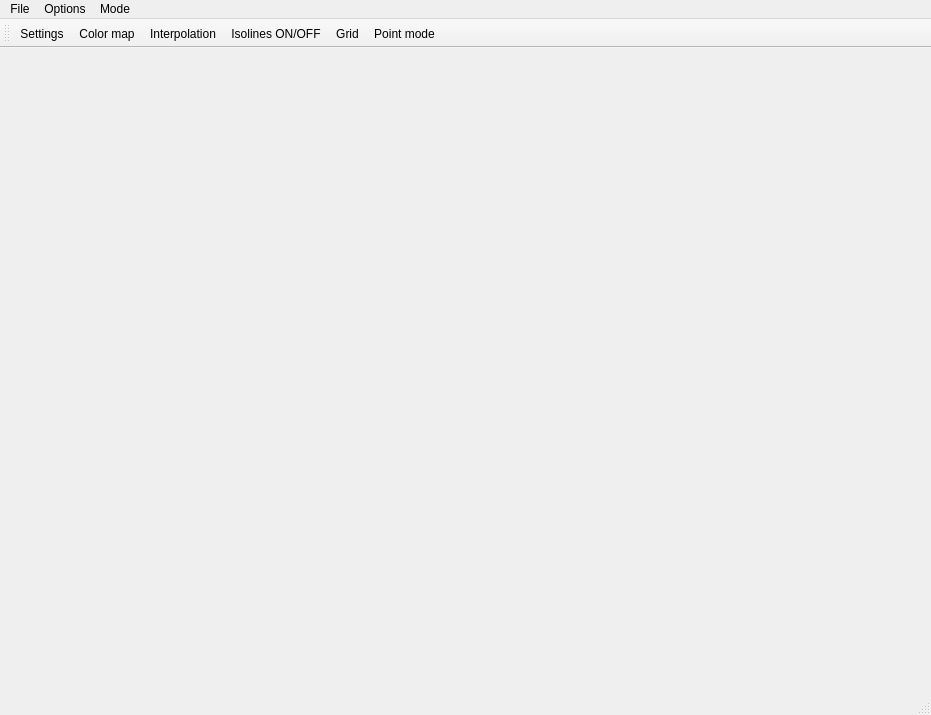
<?xml version="1.0" encoding="UTF-8"?>
<ui version="4.0">
 <class>MainWindow</class>
 <widget class="QMainWindow" name="MainWindow">
  <property name="geometry">
   <rect>
    <x>0</x>
    <y>0</y>
    <width>931</width>
    <height>715</height>
   </rect>
  </property>
  <property name="windowTitle">
   <string>MainWindow</string>
  </property>
  <widget class="QWidget" name="centralWidget">
   <widget class="QWidget" name="verticalLayoutWidget">
    <property name="geometry">
     <rect>
      <x>0</x>
      <y>0</y>
      <width>861</width>
      <height>571</height>
     </rect>
    </property>
    <layout class="QVBoxLayout" name="verticalLayout">
     <item>
      <widget class="legend" name="legendWidget" native="true">
       <property name="enabled">
        <bool>true</bool>
       </property>
       <property name="sizePolicy">
        <sizepolicy hsizetype="Preferred" vsizetype="Maximum">
         <horstretch>0</horstretch>
         <verstretch>0</verstretch>
        </sizepolicy>
       </property>
       <property name="minimumSize">
        <size>
         <width>0</width>
         <height>100</height>
        </size>
       </property>
      </widget>
     </item>
     <item>
      <spacer name="verticalSpacer">
       <property name="orientation">
        <enum>Qt::Vertical</enum>
       </property>
       <property name="sizeType">
        <enum>QSizePolicy::Fixed</enum>
       </property>
       <property name="sizeHint" stdset="0">
        <size>
         <width>20</width>
         <height>20</height>
        </size>
       </property>
      </spacer>
     </item>
     <item>
      <widget class="Map" name="mapWidget" native="true"/>
     </item>
    </layout>
   </widget>
  </widget>
  <widget class="QMenuBar" name="menuBar">
   <property name="geometry">
    <rect>
     <x>0</x>
     <y>0</y>
     <width>931</width>
     <height>26</height>
    </rect>
   </property>
   <widget class="QMenu" name="menuFile">
    <property name="title">
     <string>File</string>
    </property>
    <addaction name="actionOpen"/>
   </widget>
   <widget class="QMenu" name="menuOptions">
    <property name="title">
     <string>Options</string>
    </property>
    <addaction name="actionSettings"/>
    <addaction name="actionIsolines_ON_OFF"/>
    <addaction name="actionGrid"/>
    <addaction name="actionPoint_mode"/>
   </widget>
   <widget class="QMenu" name="menuMode">
    <property name="title">
     <string>Mode</string>
    </property>
    <addaction name="actionColor_map"/>
    <addaction name="actionInterpolation"/>
   </widget>
   <addaction name="menuFile"/>
   <addaction name="menuOptions"/>
   <addaction name="menuMode"/>
  </widget>
  <widget class="QToolBar" name="mainToolBar">
   <attribute name="toolBarArea">
    <enum>TopToolBarArea</enum>
   </attribute>
   <attribute name="toolBarBreak">
    <bool>false</bool>
   </attribute>
   <addaction name="actionSettings"/>
   <addaction name="actionColor_map"/>
   <addaction name="actionInterpolation"/>
   <addaction name="actionIsolines_ON_OFF"/>
   <addaction name="actionGrid"/>
   <addaction name="actionPoint_mode"/>
  </widget>
  <widget class="QStatusBar" name="statusBar"/>
  <action name="actionSettings">
   <property name="icon">
    <iconset resource="lines.qrc">
     <normaloff>:/files/Line/options.jpg</normaloff>:/files/Line/options.jpg</iconset>
   </property>
   <property name="text">
    <string>Settings</string>
   </property>
  </action>
  <action name="actionColor_map">
   <property name="icon">
    <iconset resource="lines.qrc">
     <normaloff>:/files/Line/map.jpg</normaloff>:/files/Line/map.jpg</iconset>
   </property>
   <property name="text">
    <string>Color map</string>
   </property>
  </action>
  <action name="actionInterpolation">
   <property name="icon">
    <iconset resource="lines.qrc">
     <normaloff>:/files/Line/штеук.jpg</normaloff>:/files/Line/штеук.jpg</iconset>
   </property>
   <property name="text">
    <string>Interpolation</string>
   </property>
  </action>
  <action name="actionIsolines_ON_OFF">
   <property name="icon">
    <iconset resource="lines.qrc">
     <normaloff>:/files/Line/lines.jpg</normaloff>:/files/Line/lines.jpg</iconset>
   </property>
   <property name="text">
    <string>Isolines ON/OFF</string>
   </property>
  </action>
  <action name="actionGrid">
   <property name="icon">
    <iconset resource="lines.qrc">
     <normaloff>:/files/Line/grid.jpg</normaloff>:/files/Line/grid.jpg</iconset>
   </property>
   <property name="text">
    <string>Grid</string>
   </property>
  </action>
  <action name="actionPoint_mode">
   <property name="icon">
    <iconset resource="lines.qrc">
     <normaloff>:/files/Line/point.jpg</normaloff>:/files/Line/point.jpg</iconset>
   </property>
   <property name="text">
    <string>Point mode</string>
   </property>
  </action>
  <action name="actionOpen">
   <property name="icon">
    <iconset resource="lines.qrc">
     <normaloff>:/files/Line/open.jpg</normaloff>:/files/Line/open.jpg</iconset>
   </property>
   <property name="text">
    <string>Open</string>
   </property>
  </action>
 </widget>
 <layoutdefault spacing="6" margin="11"/>
 <customwidgets>
  <customwidget>
   <class>legend</class>
   <extends>QWidget</extends>
   <header>legend.h</header>
   <container>1</container>
  </customwidget>
  <customwidget>
   <class>Map</class>
   <extends>QWidget</extends>
   <header>map.h</header>
   <container>1</container>
  </customwidget>
 </customwidgets>
 <resources>
  <include location="lines.qrc"/>
 </resources>
 <connections/>
</ui>
